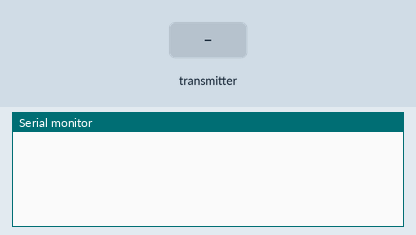
Bench run of a sketch on a simulated Arduino Uno, built with avr-gcc and run on an emulated ATmega328P. Shown: the last lines printed to the serial monitor. The inputs (shaded band) are chosen by the test bench. No radio packets arrive unless stated.

Above: at 1.2 s.
1.3 s: the transmitter starts sending buf.0 = 0
At 1.46 s:
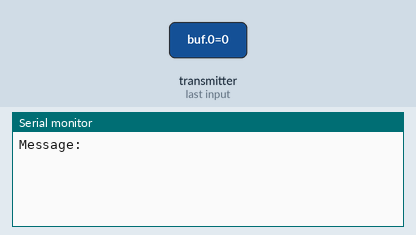
3.2 s: the transmitter starts sending buf.0 = 64
At 3.36 s:
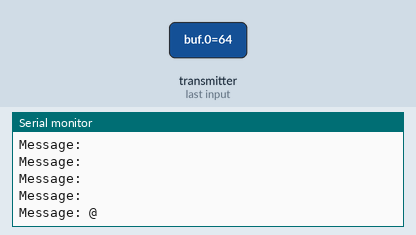
5.1 s: the transmitter starts sending buf.1 = 64
At 5.26 s:
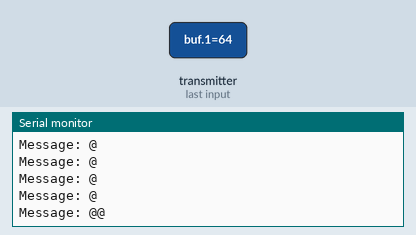
7.0 s: the transmitter starts sending buf.2 = 64
At 7.16 s:
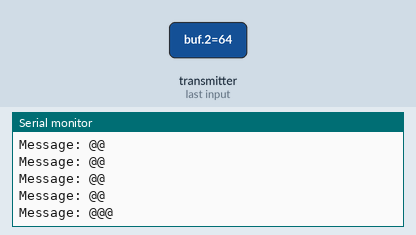
8.9 s: the transmitter starts sending buf.3 = 64
At 9.06 s:
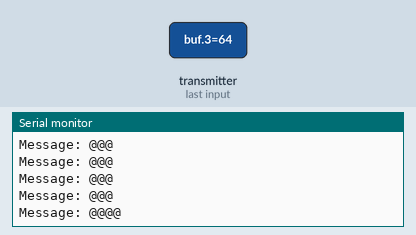
10.8 s: the transmitter starts sending buf.4 = 64
At 10.96 s:
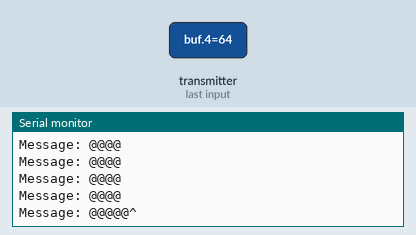

Measured:
- after the input at 1.3 s, the serial monitor: prints a new line at once (image 1)
- after the input at 3.2 s, the serial monitor: prints a new line at once (image 2)
- after the input at 5.1 s, the serial monitor: prints a new line at once (image 3)
- after the input at 7.0 s, the serial monitor: prints a new line at once (image 4)
- after the input at 8.9 s, the serial monitor: prints a new line at once (image 5)
- after the input at 10.8 s, the serial monitor: prints a new line at once (image 6)

The sketch:

receptorRF.ino
```cpp
#include <RH_ASK.h>
#include <SPI.h> // Not actualy used but needed to compile

RH_ASK driver;

void setup()
{
    Serial.begin(9600); // Debugging only
    if (!driver.init())
         Serial.println("init failed");
}

void loop()
{
    uint8_t buf[5];
    uint8_t buflen = sizeof(buf);
    if (driver.recv(buf, &buflen)) // Non-blocking
    {
      int i;
      // Message with a good checksum received, dump it.
      Serial.print("Message: ");
      Serial.println((char*)buf);
    }
}
```
